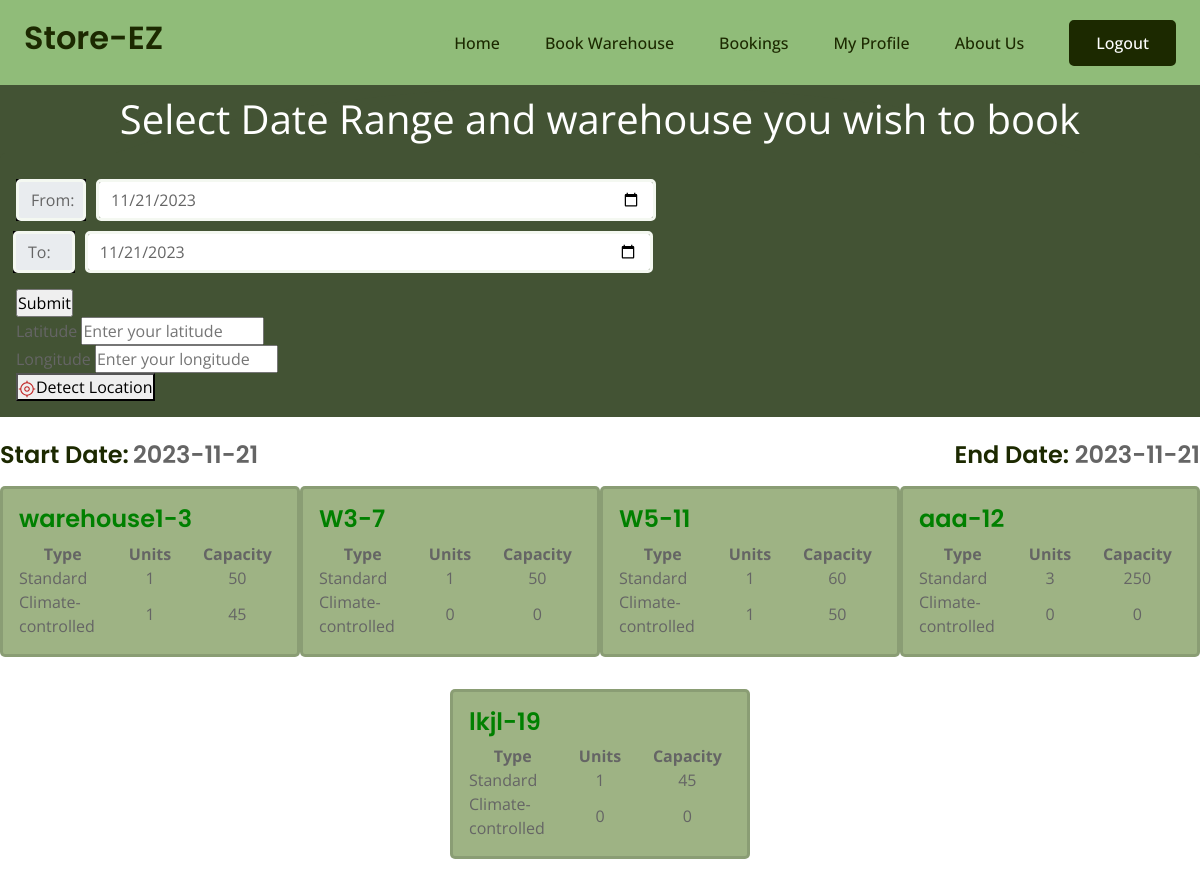
Page /farmer/search (signed in) on the committed database.
### mainapp/models.py (models this page shows, shortened)
class Warehouse(models.Model):
    name = models.CharField(max_length=100)
    address = models.TextField()
    city = models.CharField(max_length=100)
    state = models.CharField(max_length=100)
    poc_name = models.CharField(max_length=100, null=True)
    poc_phone_no = models.DecimalField(max_digits=10, decimal_places=0)
    owner = models.ForeignKey(Warehouse_owner, on_delete=models.CASCADE)
    image = models.ImageField(default="images/default_warehouse_image.jpg",upload_to="images/warehouse/",blank=True,null=True)
    latitude = models.FloatField(default=23.1862737352)
    longitude = models.FloatField(default = 72.6283225558)

### farmer/views.py (the view, shortened to what this page needs)
# urls.py: path("farmer/search",views.search,name='search'),
@login_required(login_url='login')
def search(request):
    start_date = request.GET.get('startdate','')
    end_date = request.GET.get('enddate', '')
    latitude = request.GET.get('latitude')
    longitude = request.GET.get('longitude')
    print("------------------------",type(latitude))
    if (not start_date and end_date) or (not end_date and start_date) or start_date > end_date:
        messages.error(request, "Invalid Dates")
        context = {'startdate':date.today().strftime('%Y-%m-%d'), 'enddate':date.today().strftime('%Y-%m-%d')}
    else:
        if start_date == '':
            start_date = date.today().strftime('%Y-%m-%d')
        if end_date == '':
            end_date = date.today().strftime('%Y-%m-%d')
        booked_units = Booking.objects.filter(start_date__lte=end_date,end_date__gte=start_date). \
            values_list('unit', flat=True).exclude(unit=None).distinct()
        print("Bookings: ",Booking.objects.filter(start_date__lte=end_date,end_date__gte=start_date).values_list(flat=True))
        print("Booked_units: ",booked_units)
        warehouses = Warehouse.objects.all()
        warehouses_with_unit = []
        for warehouse in warehouses:
            units = warehouse.unit_set.exclude(id__in=booked_units.values_list('unit'))
            hot_units = 0
            cold_units = 0
            hot_capacity = 0
            cold_capacity = 0
            if len(units) > 0:
                for x in units:
                    if x.type == "Hot":
                        hot_units += 1
                        hot_capacity += x.capacity
                    else:
                        cold_units += 1
                        cold_capacity += x.capacity
            if len(units) > 0:
                warehouses_with_unit.append({'warehouse': warehouse, 'hot_units': hot_units, 'hot_capacity':hot_capacity, 'cold_units':cold_units, 'cold_capacity':cold_capacity, 'latitude':warehouse.latitude, 'longitude':warehouse.longitude})
        nearby_warehouse_list = []
        print(longitude,latitude)
        print(nearby_warehouse_list)
        context = {'warehouses_with_unit': warehouses_with_unit, 'startdate':start_date, 'enddate':end_date}
    return render(request,'farmer/search.html',context)

### farmer/templates/farmer/search.html (shortened to what this page needs)
{% extends 'farmerbase.html' %}
{% load static %}
{% block css %}
    <link rel="stylesheet" href="{% static 'farmer/css/cascade.css' %}" />
{% endblock %}
{% block content %}
<div class="outer-box container-fluid " >
    <div class="bg-dgreen">
        <div class="bg-dgreen py4 d-flex flex-column justify-content-end align-items-center mb-4 rempad">
            <div class="font-large py-1">Select Date Range and warehouse you wish to book</div>
            <div class="w-100">
                <form method="GET" action="" class="card card-body bg-dgreen border-none">
                <div class="form-group row">
                        <div class="input-group col-md-5 mx-auto text-center" style="display:flex; justify-content:space-between;">
                            <div class="fwidth">
                            <div class="input-group-prepend">
                                <span class="input-group-text" id="date13-label">From:</span>
                            </div>
                            <input type="date" name="startdate" id="startdate" class="form-control datepicker" value="{{startdate}}">
                        </div>
                            <div class="fwidth">
                            <div class="input-group-prepend">
                                <span class="input-group-text" id="date14-label">To:</span>
                            </div>
                            <input  type="date" name="enddate" id="startdate" class="form-control datepicker" value="{{enddate}}" aria-labelledby="date14-label">
                        </div>
                        </div>
                        <div class="input-group col-md-2 mx-auto text-center mt-3">
                            <input type="submit">
                        </div>
                        <div class="input-box">
                            <span class="details">Latitude</span>
                            <input class="text--input-box" type="text" id="latitude" name="latitude" step="any" placeholder="Enter your latitude"    required />
                            </div>
                          <div class="input-box longitude--div">
                            <div>
                              <span class="details">Longitude</span>
                              <input class="text--input-box" type="text" id="longitude"   name="longitude" step="any"  placeholder="Enter your longitude"
                              required  />
                            </div>
                            <button class="button-8">
                              <span
                              ></span
                                  >Detect Location
                                </button>
                             </div>
                </div>
            </form>
        </div>
        </div>
    </div>
    <div style="display:flex; flex-direction:row; justify-content:space-between;">
        <div><h4 style="display:inline">Start Date:</h4> <h4 style="display:inline; color:rgb(101, 101, 101)"> {{startdate}}</h4> </div>
        <div><h4 style="display:inline">End Date:</h4><h4 style="display:inline; color:rgb(101, 101, 101)"> {{enddate}}</h4> </div>
    </div>
    <div class="">
    <div class="row m-0">
        {% for warehouse_data in warehouses_with_unit %}
            <div class="card col-xl-2 col-9 mx-auto my-3 bg-green px-0" style="width:300px">
                <div class="card-body">
                    <h4 class="card-title">
                    <a id="my_card_title" href="{% url 'book' id=warehouse_data.warehouse.id start=startdate end=enddate %}">{{warehouse_data.warehouse.name}}-{{warehouse_data.warehouse.id}}</a></h4>
                    <table>
                        <tr>
                            <th class="th-heading" style="text-align:center">Type </th>
                            <th class="th-heading" style="text-align:center">Units </th>
                            <th class="th-heading" style="text-align:center">Capacity</th>
                        </tr>
                        <tr style="padding-bottom:15px;">
                            <td>Standard</th>
                            <td class="td-value" style="text-align:center">{{warehouse_data.hot_units}}</th>
                            <td class="td-value" style="text-align:center">{{warehouse_data.hot_capacity}}</th>
                        </tr>
                        <tr>
                            <td>Climate-controlled </th>
                            <td class="td-value" style="text-align:center">{{warehouse_data.cold_units}}</th>
                            <td class="td-value" style="text-align:center">{{warehouse_data.cold_capacity}}</th>
                        </tr>
                    </table>
                </div>
            </div>
        {% endfor %}
    </div>
    </div>
{% endblock %}

### static/css/base.css (style rules this page uses)
* { margin:0; padding:0; box-sizing:border-box; }

### farmer/static/farmer/css/cascade.css (style rules this page uses)
.outer-box { padding-left: 0%; padding-right: 0%; }
.bg-dgreen { background-color: #435334; }
.bg-green { background-color: #9EB384; }
.font-large { color: white; font-size: 2.5em; text-align: center; }
.border-none { border: none; }
.rempad { border-radius: 50%; }
table { table-layout: fixed ; width: 100% ; }
td { width: 33% ; }
.td-value { text-align: center; }

### farmer/templates/farmer/search.html (style rules this page uses)
#my_card_title { color:green; }
.input-group-prepend { background-color: black; width: 70px; margin-right:10px; }
.fwidth { width: 640px; display:flex; margin-top:10px; }

### rows in the picture
Warehouse: warehouse.name "warehouse1", warehouse.id "3", hot_units "1", hot_capacity "50", cold_units "1", cold_capacity "45"
Warehouse: warehouse.name "W3", warehouse.id "7", hot_units "1", hot_capacity "50", cold_units "0", cold_capacity "0"
Warehouse: warehouse.name "W5", warehouse.id "11", hot_units "1", hot_capacity "60", cold_units "1", cold_capacity "50"
Warehouse: warehouse.name "aaa", warehouse.id "12", hot_units "3", hot_capacity "250", cold_units "0", cold_capacity "0"
Warehouse: warehouse.name "lkjl", warehouse.id "19", hot_units "1", hot_capacity "45", cold_units "0", cold_capacity "0"

### other values in the picture
{{ startdate }} "2023-11-21"
{{ enddate }} "2023-11-21"
